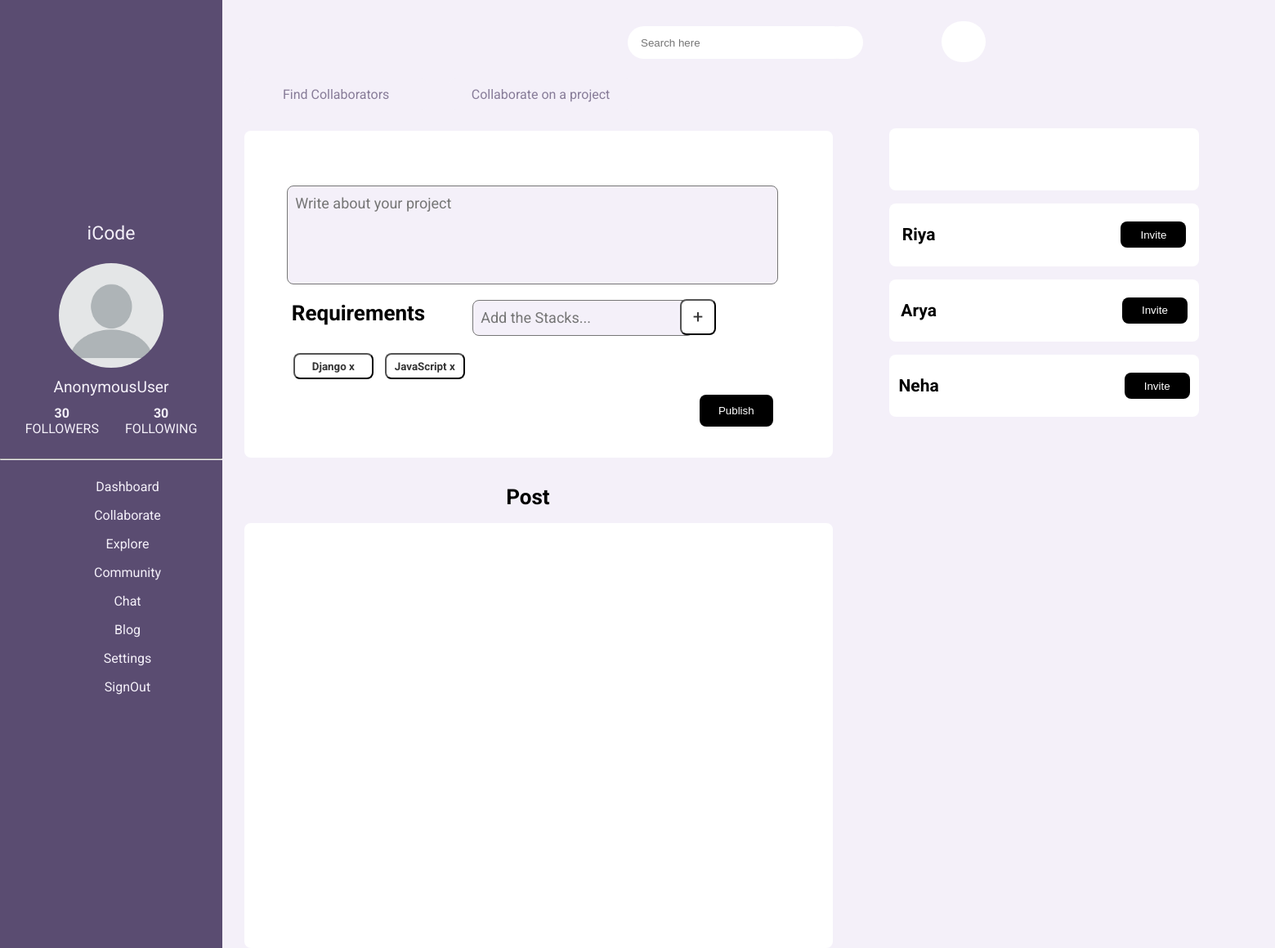
/collabsocial/, run on an earlier commit of the app's database.
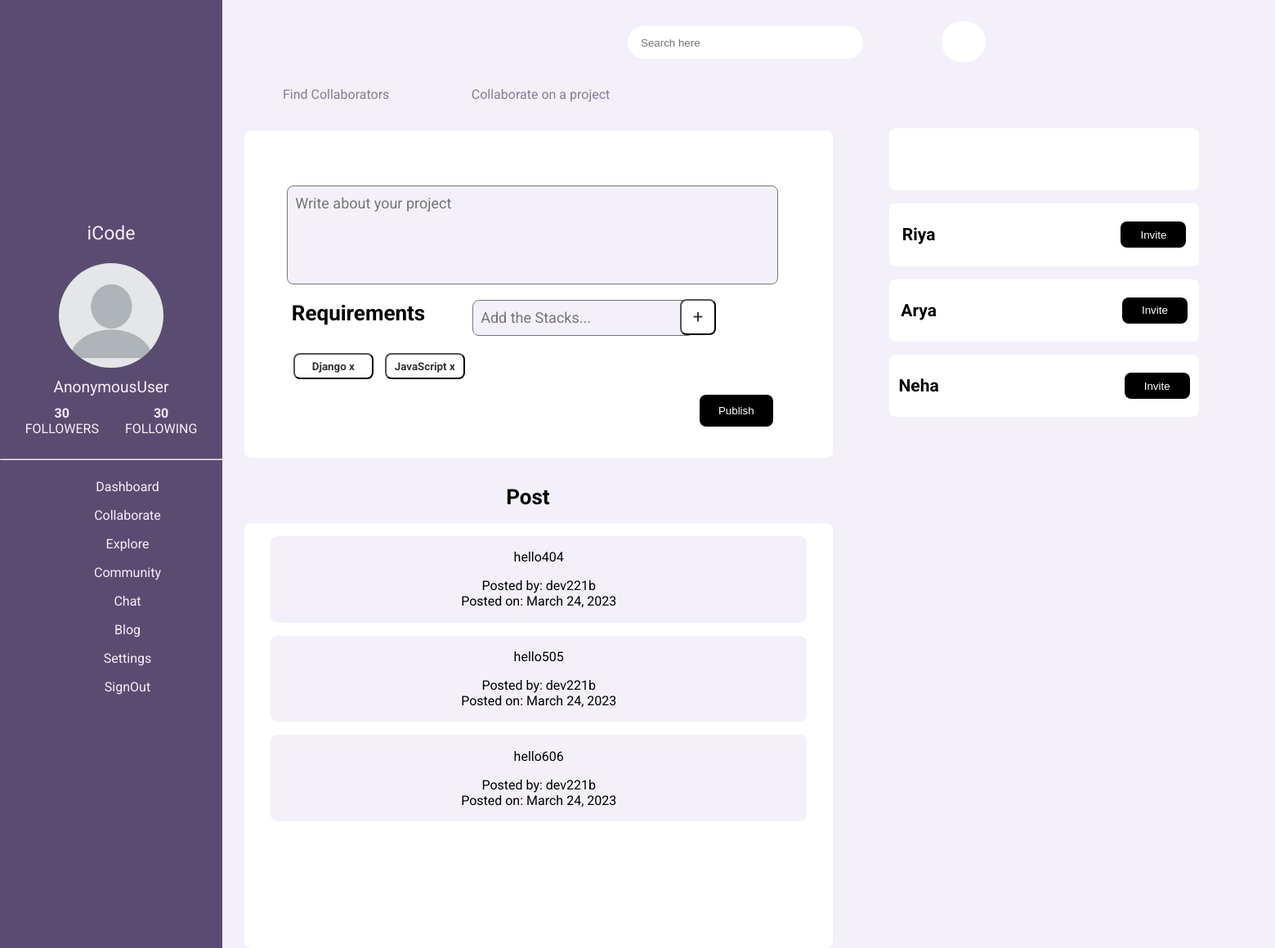
And on a later commit of the database.
### collabsocial/models.py (models this page shows, shortened)
class Post(models.Model):
    body = models.TextField()
    stacks = models.TextField()
    created_on = models.DateField(default=timezone.now)
    author = models.ForeignKey(User, on_delete=models.CASCADE)

### collabsocial/views.py (the view, shortened to what this page needs)
# urls.py: path('', PostListView.as_view(), name='post-list'),
class PostListView(View):
    def get(self, request, *args, **kwargs):
        posts = Post.objects.all().order_by('-created_on')
        form = PostForm()
        context = {
            'post_list' : posts,
            'form' :form,
            'name': request.user
        }
        return render(request, 'collabsocial/collab.html', context)

### collabsocial/forms.py
class PostForm(forms.ModelForm):
    body = forms.CharField(
        label='',
        widget=forms.Textarea(attrs={
        'class':'textarea',
        'rows' : '5',
        'cols' : '20',
        'placeholder': 'Write about your project'
        })
    )
    stacks = forms.CharField(
        label='',
        widget=forms.Textarea(attrs={
        'class': 'newskill',
        'rows' : '5',
        'placeholder': 'Add the Stacks...'
        })
    )
    class Meta:
        model = Post
        fields = ['body', 'stacks']

### templates/collabsocial/collab.html (shortened to what this page needs)
{% load static %}
<!DOCTYPE html>
<html lang="en">
<head>
    <link rel="stylesheet" href="{% static 'mainpage.css' %}">
    <link rel="stylesheet" href="{% static 'collab.css' %}">
</head>
<body>
    <header>
        <div class="user">
            <p class="logo">iCode</p>
            <img src="{% static 'user.webp' %}" alt="Profile Photo" class="pic">
            <p class="name">{{name}}</p>
            <div class="public-status">
                <p class="following"><b>30</b><br>FOLLOWERS
                </p>
                <p class="follower"><b>30</b><br>FOLLOWING</p>
            </div>
        </div>
        <nav class="navbar">
            <hr>
            <ul>
                <li><a href="/profilec">Dashboard</a></li>
                <li><a href="/collabsocial">Collaborate</a></li>
                <li><a href="#explore">Explore</a></li>
                <li><a href="#community">Community</a></li>
                <li><a href="#chat">Chat</a></li>
                <li><a href="/blog">Blog</a></li>
                <li><a href="#settings" id="settings">Settings</a></li>
                <li><a href="/signout" id="logout" >SignOut</a></li>
            </ul>
        </nav>
    </header>
    <center>
    <div class="container">
        <div class="top-navbar">
            <form action="" method="get">
                <input class="form-input" type="text" placeholder="Search here" name="query">
                <button class="btn"></button>
            </form>
            <button class="bellbtn"></button>
        </div>
        <div class="tabs">
            <button class="find-collaborator">Find Collaborators</button>
            <button class="be-collaborator">Collaborate on a project</button>
        </div>
        <div class="row justify-content-center mt-3 find">
            <div class="col-md-5 col-sm-12 border-bottom">
                <h1>
                </h1>
                <form action="" method="post">
                    {{ form }}
                    <br><br>
                    <button type="submit">Publish</button>
                </form>
            </div>
        </div>
        <h2 class="requirements">Requirements</h2>
        <h1>
            Post
    </h1>
        <div class="row justify-content-center mt-3 be">
            {% for post in post_list %}
            <div class="col-md-5 col-sm-12 border-bottom">
                <p>{{ post.body }}</p>
                <p>Posted by: {{post.author }}<br>
                Posted on: {{ post.created_on }}</p>
            </div>
            {% endfor %}
        </div>
        <button class="add-btn">+</button>
        <div class="added-skills">
            <button class="skill">Django  x</button>
            <button class="skill">JavaScript  x</button>
        </div>
    </div>
    <div class="suggestions">
        <div class="user"><h1 style="text-align: center;">Suggestions<hr></h1></div>
        <div class="user">
            <h2 style="text-align: left;">Riya</h2>
            <button class="invite">Invite</button>
        </div>
        <div class="user">
            <h2 style="text-align: left;">Arya</h2>
            <button class="invite">Invite</button>
        </div>
        <div class="user">
            <h2 style="text-align: left;">Neha</h2>
            <button class="invite">Invite</button>
        </div>
    </div>
</center>
</body>
</html>

What changed in the data, as far as the page shows it:
added Post: body "hello404", author "dev221b", created_on "March 24, 2023"
added Post: body "hello505", author "dev221b", created_on "March 24, 2023"
added Post: body "hello606", author "dev221b", created_on "March 24, 2023"
